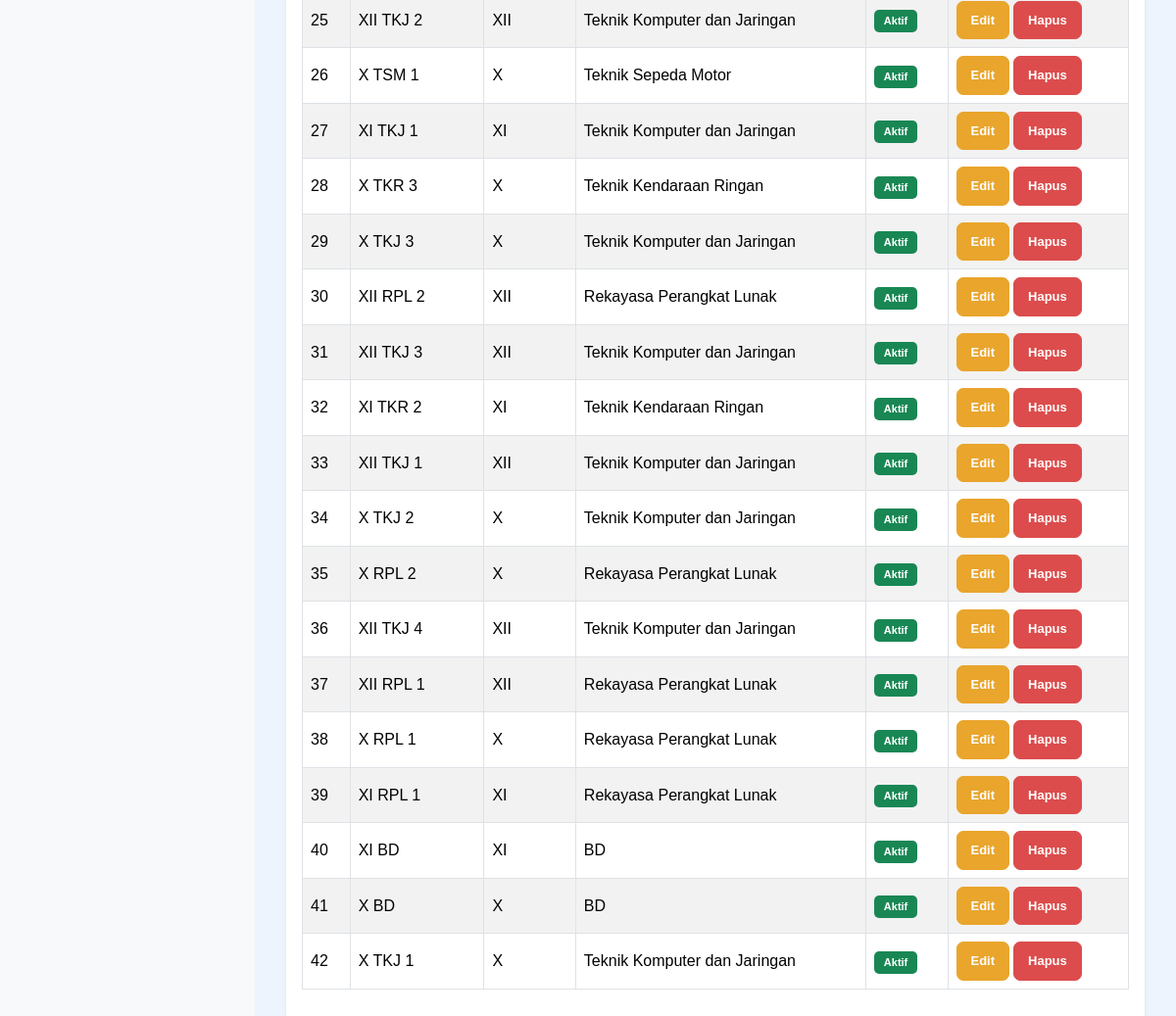
/data_kelas.php (signed in, lower part), run on an earlier commit of the app's database.
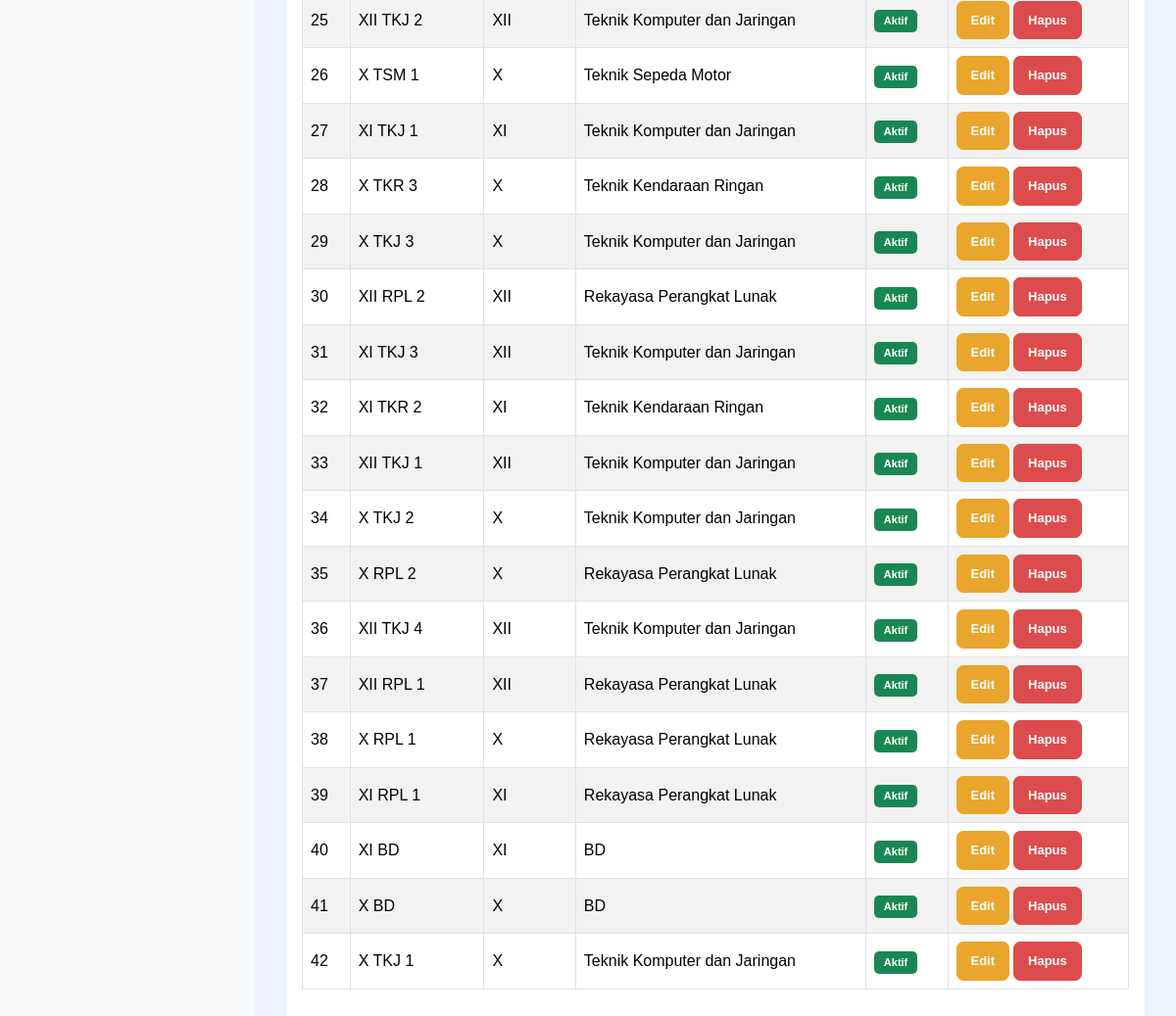
And on a later commit of the database.
### tables this page shows
CREATE TABLE `t_kelas` (
  `id` int(11) NOT NULL,
  `nama` varchar(100) NOT NULL,
  `tingkat` varchar(20) NOT NULL,
  `jurusan` varchar(100) NOT NULL,
  `status_aktif` tinyint(1) NOT NULL,
  `created_at` timestamp NOT NULL DEFAULT current_timestamp(),
  `updated_at` timestamp NOT NULL DEFAULT current_timestamp()
);

### data_kelas.php (the view, shortened to what this page needs)
<?php
include 'config/koneksi.php';
$query = mysqli_query(
    $koneksi,
    "SELECT * FROM t_kelas ORDER BY id DESC"
);
?>
<!DOCTYPE html>
<html lang="id">
<head>
    <link href="https://cdn.jsdelivr.net/npm/bootstrap@5.3.8/dist/css/bootstrap.min.css"
          rel="stylesheet">
    <link rel="stylesheet"
          href="https://cdn.datatables.net/3.1.4/css/dataTables.dataTables.min.css">
    <link rel="stylesheet" href="style/style.css">
</head>
<body class="bg-light">
<div class="container-fluid">
    <div class="row">
        <main class="content-main">
            <div class="page-content">
                <div class="card shadow-sm border-0">
                    <div class="card-body">
                        <div class="table-responsive">
                            <table id="tabelKelas"
                                   class="table table-bordered table-striped table-hover align-middle w-100">
                                <tbody>
                                <?php
                                $no = 1;
                                if (mysqli_num_rows($query) > 0) {
                                    while ($data = mysqli_fetch_assoc($query)) {
                                        $jurusan = $data['jurusan'] ?? '-';
                                        if ($jurusan == 'RPL') {
                                            $jurusan = 'Rekayasa Perangkat Lunak';
                                        } elseif ($jurusan == 'TKJ') {
                                            $jurusan = 'Teknik Komputer dan Jaringan';
                                        } elseif ($jurusan == 'TSM') {
                                            $jurusan = 'Teknik Sepeda Motor';
                                        } elseif ($jurusan == 'TKR') {
                                            $jurusan = 'Teknik Kendaraan Ringan';
                                        } elseif ($jurusan == 'TBSM') {
                                            $jurusan = 'Teknik dan Bisnis Sepeda Motor';
                                        }
                                ?>
                                    <tr>
                                        <td><?= $no++; ?></td>
                                        <td>
                                            <?= htmlspecialchars($data['nama'] ?? '-'); ?>
                                        </td>
                                        <td>
                                            <?= htmlspecialchars($data['tingkat'] ?? '-'); ?>
                                        </td>
                                        <td>
                                            <?= htmlspecialchars($jurusan); ?>
                                        </td>
                                        <td>
                                            <?php if (($data['status_aktif'] ?? 0) == 1) { ?>
                                                <span class="badge bg-success">Aktif</span>
                                            <?php } else { ?>
                                                <span class="badge bg-secondary">Tidak Aktif</span>
                                            <?php } ?>
                                        </td>
                                        <td>
                                            <div class="d-flex gap-1">
                                                <a href="edit_kelas.php?id=<?= urlencode($data['id']); ?>"
                                                   class="btn btn-warning btn-sm">
                                                    Edit
                                                </a>
                                                <a href="hapus_kelas.php?id=<?= urlencode($data['id']); ?>"
                                                   class="btn btn-danger btn-sm"
                                                   onclick="return confirm('Yakin ingin menghapus data kelas ini?')">
                                                    Hapus
                                                </a>
                                            </div>
                                        </td>
                                    </tr>
                                <?php
                                    }
                                } ?>
                                </tbody>
                            </table>
                        </div>
                    </div>
                </div>
            </div>
        </main>
    </div>
</div>
</body>
</html>

What changed in the data, as far as the page shows it:
changed t_kelas: nama "XII TKJ 3" → "XI TKJ 3"
